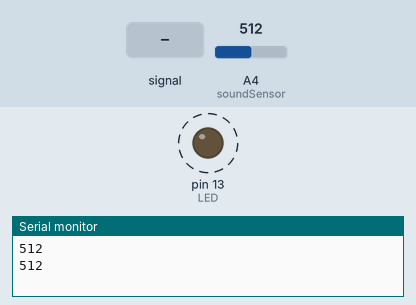
The sketch below on a simulated Arduino Uno, built with avr-gcc and run on an emulated ATmega328P. Parts: output pins drawn as LEDs (lit = HIGH), the last lines printed to the serial monitor. Dashed ring = blinking. Inputs (shaded band) come from the test bench; at power-on: A4 (soundSensor) = 512.

Above: at 1.8 s.
1.9 s: A4 (soundSensor) set to 262
3.5 s: A4 (soundSensor) set to 234
At 4.5 s:
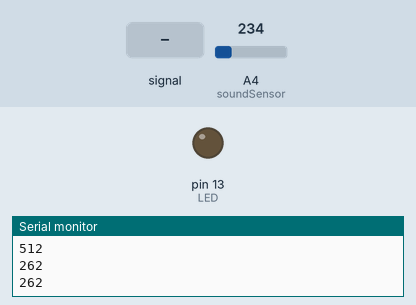
5.0 s: A4 (soundSensor) fed a 200 Hz sine of ±81 counts around its level
At 5.5 s:
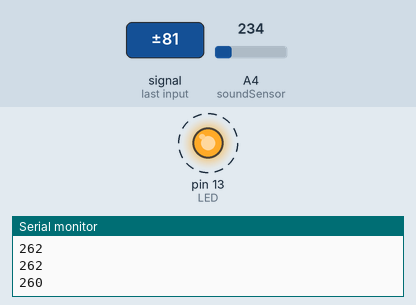
9.1 s: A4 (soundSensor) set to 122
At 9.1 s:
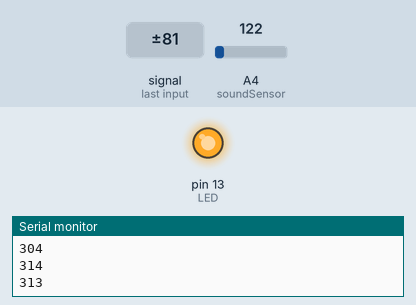
10.6 s: A4 (soundSensor) set to 260
At 12.4 s:
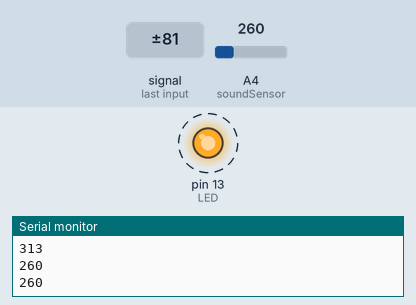
Timing chart, 0 to 15.7 s (numbered marks = the images above; inputs shaded):
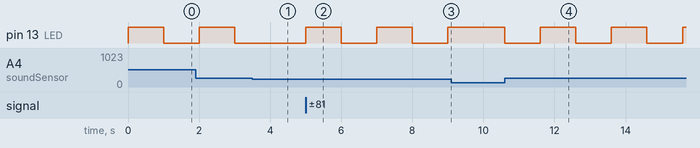

Measured:
- the behaviour switches between 251 and 250 on A4 (soundSensor) (found by bisection; images 0 and 1)
- after the input at 3.5 s, pin 13 (LED): stays LOW (without the input it goes to HIGH after 0.50 s)
- after the input at 5.0 s, pin 13 (LED): alternates HIGH for 1.0 s and LOW for 1.0 s, starting at once
- after the input at 9.1 s, pin 13 (LED): stays HIGH (without the input it goes to LOW after 0.90 s)
- after the input at 10.6 s, pin 13 (LED): alternates HIGH for 1.0 s and LOW for 1.0 s, starting at once

The sketch:

s4_Sound_detection.ino
```cpp
int soundSensor=18;
int LED=LED_BUILTIN;
boolean LEDStatus=LOW;

void setup() {
  pinMode(soundSensor,INPUT);
  pinMode(LED,OUTPUT);
  Serial.begin(9600);
}

void loop()
{
  int SensorData=analogRead(soundSensor);
  if(SensorData>250)
  {
    Serial.println(SensorData);
    LEDStatus=!LEDStatus;
    digitalWrite(LED,LEDStatus);
    delay(1000);
  }
} 
```
